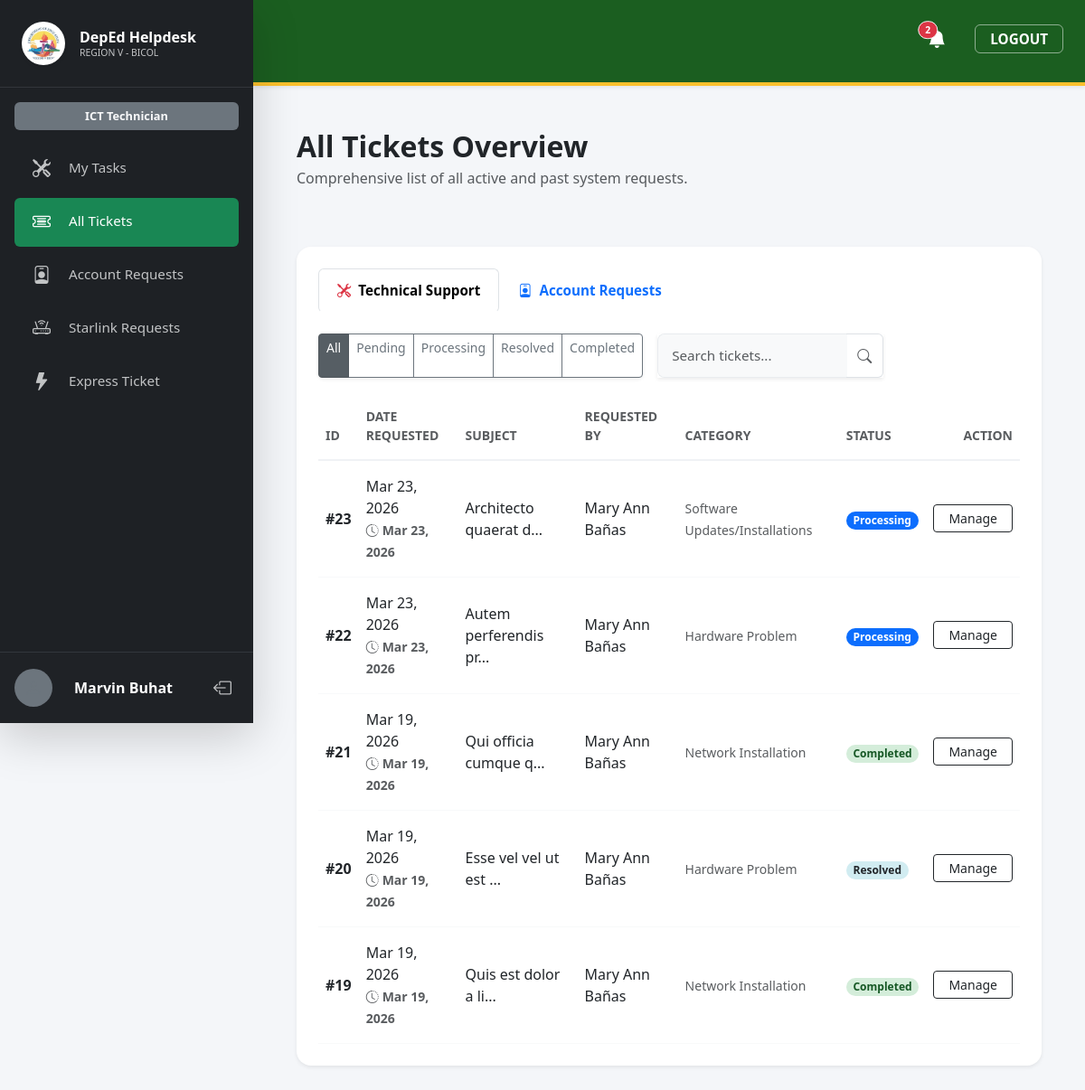
The app's page /all_tickets.php (signed in) with its own data.
### tables this page shows
CREATE TABLE `ticket` (
  `ticketId` int NOT NULL,
  `subject` varchar(150) NOT NULL,
  `description` text NOT NULL,
  `priority` enum('Low','Medium','High','Express') DEFAULT 'Medium',
  `status` enum('Pending','Processing','Resolved','Completed') DEFAULT 'Pending',
  `remarks` text,
  `userId` int NOT NULL,
  `departmentId` int NOT NULL,
  `createdAt` timestamp NULL DEFAULT CURRENT_TIMESTAMP,
  `updatedAt` datetime DEFAULT CURRENT_TIMESTAMP ON UPDATE CURRENT_TIMESTAMP,
  `assignedTo` int DEFAULT NULL,
  `categoryId` int DEFAULT NULL,
  `technician_signature` longtext,
  `resolvedBy` int DEFAULT NULL,
  `resolvedAt` datetime DEFAULT NULL,
  `completedAt` datetime DEFAULT NULL,
  `release_reason` text,
  `released_at` datetime DEFAULT NULL
);

CREATE TABLE `users` (
  `userId` int NOT NULL,
  `employeeId` varchar(50) DEFAULT NULL,
  `email` varchar(100) NOT NULL,
  `role` enum('User','Officer','Technician') NOT NULL,
  `positionID` int DEFAULT NULL,
  `password` varchar(255) NOT NULL,
  `firstName` varchar(100) NOT NULL,
  `middleName` varchar(100) DEFAULT NULL,
  `lastName` varchar(100) NOT NULL,
  `suffix` varchar(20) DEFAULT NULL,
  `phone` varchar(20) DEFAULT NULL,
  `profilePicture` varchar(255) DEFAULT NULL,
  `departmentId` int NOT NULL,
  `divisionId` int DEFAULT NULL,
  `createdAt` timestamp NULL DEFAULT CURRENT_TIMESTAMP,
  `signature` longtext,
  `isActive` tinyint(1) DEFAULT '1',
  `activationToken` varchar(64) DEFAULT NULL,
  `tokenExpiresAt` datetime DEFAULT NULL,
  `isApproved` tinyint(1) DEFAULT '0',
  `googleId` varchar(64) DEFAULT NULL,
  `avatarUrl` varchar(512) DEFAULT NULL
);

CREATE TABLE `category` (
  `categoryId` int NOT NULL,
  `categoryName` varchar(50) NOT NULL,
  `categoryType` varchar(50) NOT NULL,
  `is_express_eligible` tinyint(1) DEFAULT '0'
);

### all_tickets.php (the view, shortened to what this page needs)
<?php
function formatTimeAgo($datetime)
{
    $time = strtotime($datetime);
    $diff = time() - $time;
    return date("M d, Y", $time);
}
$limit = 10;
$techPage = isset($_GET['tech_page']) ? max(1, (int)$_GET['tech_page']) : 1;
$techOffset = ($techPage - 1) * $limit;
$techFilter = $_GET['tech_filter'] ?? 'all';
$techSearch = trim($_GET['tech_search'] ?? '');
$activeTab = $_GET['tab'] ?? 'tech';
include 'head.php';
?>
<body>
    <div class="d-flex flex-column flex-md-row" style="min-height: 100vh;">
        <?php include 'sidebar.php'; ?>
        <div class="flex-grow-1 main-content" style="min-height: 100vh; overflow-y: auto;">
            <?php include 'header.php'; ?>
            <div class="container-fluid py-5 px-5">
                <div class="row align-items-center mb-5">
                    <div class="col-md-8">
                        <h2 class="fw-bold text-dark mb-1">All Tickets Overview</h2>
                        <p class="text-muted">Comprehensive list of all active and past system requests.</p>
                    </div>
                </div>
                <div class="card border-0 shadow-sm rounded-4 p-4 mb-5">
                    <ul class="nav nav-tabs border-0 mb-4" id="ticketTabs" role="tablist">
                        <li class="nav-item" role="presentation">
                            <button class="nav-link fw-semibold <?= $activeTab === 'tech' ? 'active' : '' ?>" id="tech-tab" data-bs-toggle="tab" data-bs-target="#tech-tickets" type="button" role="tab">
                                <i class="bi bi-tools me-2 text-danger"></i>Technical Support
                            </button>
                        </li>
                        <li class="nav-item" role="presentation">
                            <button class="nav-link fw-semibold <?= $activeTab === 'acct' ? 'active' : '' ?>" id="acct-tab" data-bs-toggle="tab" data-bs-target="#acct-tickets" type="button" role="tab">
                                <i class="bi bi-person-badge me-2 text-primary"></i>Account Requests
                            </button>
                        </li>
                    </ul>
                    <div class="tab-content" id="ticketTabsContent">
                        <div class="tab-pane fade <?= $activeTab === 'tech' ? 'show active' : '' ?>" id="tech-tickets" role="tabpanel">
                            <div class="mb-4">
                                <div class="d-flex flex-wrap gap-3">
                                    <div class="btn-group shadow-sm" role="group">
                                        <a href="?tab=tech&tech_page=1&tech_filter=all&tech_search=<?= urlencode($techSearch) ?>" class="btn btn-sm <?= $techFilter === 'all' ? 'btn-secondary active' : 'btn-outline-secondary' ?>">All</a>
                                        <a href="?tab=tech&tech_page=1&tech_filter=Pending&tech_search=<?= urlencode($techSearch) ?>" class="btn btn-sm <?= $techFilter === 'Pending' ? 'btn-secondary active' : 'btn-outline-secondary' ?>">Pending</a>
                                        <a href="?tab=tech&tech_page=1&tech_filter=Processing&tech_search=<?= urlencode($techSearch) ?>" class="btn btn-sm <?= $techFilter === 'Processing' ? 'btn-secondary active' : 'btn-outline-secondary' ?>">Processing</a>
                                        <a href="?tab=tech&tech_page=1&tech_filter=Resolved&tech_search=<?= urlencode($techSearch) ?>" class="btn btn-sm <?= $techFilter === 'Resolved' ? 'btn-secondary active' : 'btn-outline-secondary' ?>">Resolved</a>
                                        <a href="?tab=tech&tech_page=1&tech_filter=Completed&tech_search=<?= urlencode($techSearch) ?>" class="btn btn-sm <?= $techFilter === 'Completed' ? 'btn-secondary active' : 'btn-outline-secondary' ?>">Completed</a>
                                    </div>
                                    <form method="GET" class="d-flex">
                                        <div class="input-group shadow-sm" style="width: 250px;">
                                            <input type="text" name="tech_search" class="form-control border-end-0" placeholder="Search tickets..." value="<?= htmlspecialchars($techSearch) ?>">
                                            <button class="btn btn-white border border-start-0" type="submit"><i class="bi bi-search text-muted"></i></button>
                                        </div>
                                    </form>
                                </div>
                            </div>
                            <div class="table-responsive">
                                <table class="table table-borderless align-middle mb-0">
                                    <thead style="border-bottom: 2px solid #f0f2f5;">
                                        <tr>
                                            <th class="text-muted small fw-bold pb-3">ID</th>
                                            <th class="text-muted small fw-bold pb-3">DATE REQUESTED</th>
                                            <th class="text-muted small fw-bold pb-3">SUBJECT</th>
                                            <th class="text-muted small fw-bold pb-3">REQUESTED BY</th>
                                            <th class="text-muted small fw-bold pb-3">CATEGORY</th>
                                            <th class="text-muted small fw-bold pb-3">STATUS</th>
                                            <th class="text-end text-muted small fw-bold pb-3">ACTION</th>
                                        </tr>
                                    </thead>
                                    <tbody>
                                        <?php
                                        $techSearchParam = "%$techSearch%";
                                        $dataSql = "SELECT t.*, u.firstName, u.lastName, c.categoryName
                                                FROM ticket t
                                                JOIN users u ON t.userId = u.userId
                                                LEFT JOIN category c ON t.categoryId = c.categoryId
                                                WHERE (c.categoryType != 'Account Services' OR c.categoryType IS NULL)
                                                AND (? = 'all' OR t.status = ?)
                                                AND (? = '' OR t.subject LIKE ?)
                                                ORDER BY t.createdAt DESC LIMIT ? OFFSET ?";
                                        $stmt = $pdo->prepare($dataSql);
                                        $stmt->execute([$techFilter, $techFilter, $techSearchParam, $techSearchParam, $limit, $techOffset]);
                                        if ($stmt->rowCount() > 0) {
                                            while ($row = $stmt->fetch()) {
                                                $exactDate = date("M d, Y", strtotime($row['createdAt']));
                                                $aging = formatTimeAgo($row['createdAt']);
                                                $agingColor = (strpos($aging, 'd') !== false) ? 'text-danger' : 'text-muted';
                                                $name = htmlspecialchars($row['firstName'] . ' ' . $row['lastName']);
                                                $cat = htmlspecialchars($row['categoryName'] ?? 'General');
                                                $badgeClass = match ($row['status']) {
                                                    'Pending' => 'bg-warning text-dark',
                                                    'Processing' => 'bg-primary',
                                                    'Resolved' => 'bg-info text-dark',
                                                    'Completed' => 'bg-success',
                                                    default => 'bg-secondary'
                                                };
                                                echo "<tr style='border-bottom: 1px solid #f8f9fa;'>";
                                                echo "<td class='py-3 fw-bold'>#" . $row['ticketId'] . "</td>";
                                                echo "<td class='py-3'>
                                                        <span class='d-block fs-6'>" . $exactDate . "</span>
                                                        <small class='fw-bold " . $agingColor . "'><i class='bi bi-clock-history me-1'></i>" . $aging . "</small>
                                                      </td>";
                                                echo "<td class='py-3'>" . htmlspecialchars(substr($row['subject'], 0, 30)) . "...</td>";
                                                echo "<td class='py-3'>" . $name . "</td>";
                                                echo "<td class='py-3'><small class='text-muted'>" . $cat . "</small></td>";
                                                echo "<td class='py-3'><span class='badge rounded-pill " . $badgeClass . "'>" . $row['status'] . "</span></td>";
                                                echo "<td class='py-3 text-end'>
                                                        <a href='manage_ticket.php?id=" . $row['ticketId'] . "' class='btn btn-sm btn-outline-dark px-3'>Manage</a>
                                                      </td>";
                                                echo "</tr>";
                                            }
                                        } else {
                                            echo "<tr><td colspan='7' class='text-center py-5 text-muted'>No tickets found.</td></tr>";
                                        }
                                        ?>
                                    </tbody>
                                </table>
                            </div>
                        </div>
                    </div>
                </div>
            </div>
        </div>
    </div>
</body>
</html>

### records on screen
ticket: ticketId "23", createdAt "Mar 23, 2026", subject "Architecto quaerat d", userId.lastName "Mary Ann Bañas", categoryId.categoryName "Software Updates/Installations", status "Processing"
ticket: ticketId "22", createdAt "Mar 23, 2026", subject "Autem perferendis pr", userId.lastName "Mary Ann Bañas", categoryId.categoryName "Hardware Problem", status "Processing"
ticket: ticketId "21", createdAt "Mar 19, 2026", subject "Qui officia cumque q", userId.lastName "Mary Ann Bañas", categoryId.categoryName "Network Installation", status "Completed"
ticket: ticketId "20", createdAt "Mar 19, 2026", subject "Esse vel vel ut est", userId.lastName "Mary Ann Bañas", categoryId.categoryName "Hardware Problem", status "Resolved"
ticket: ticketId "19", createdAt "Mar 19, 2026", subject "Quis est dolor a li", userId.lastName "Mary Ann Bañas", categoryId.categoryName "Network Installation", status "Completed"

### other values on screen
$displayName "Marvin Buhat"
$totalAlerts "2"
